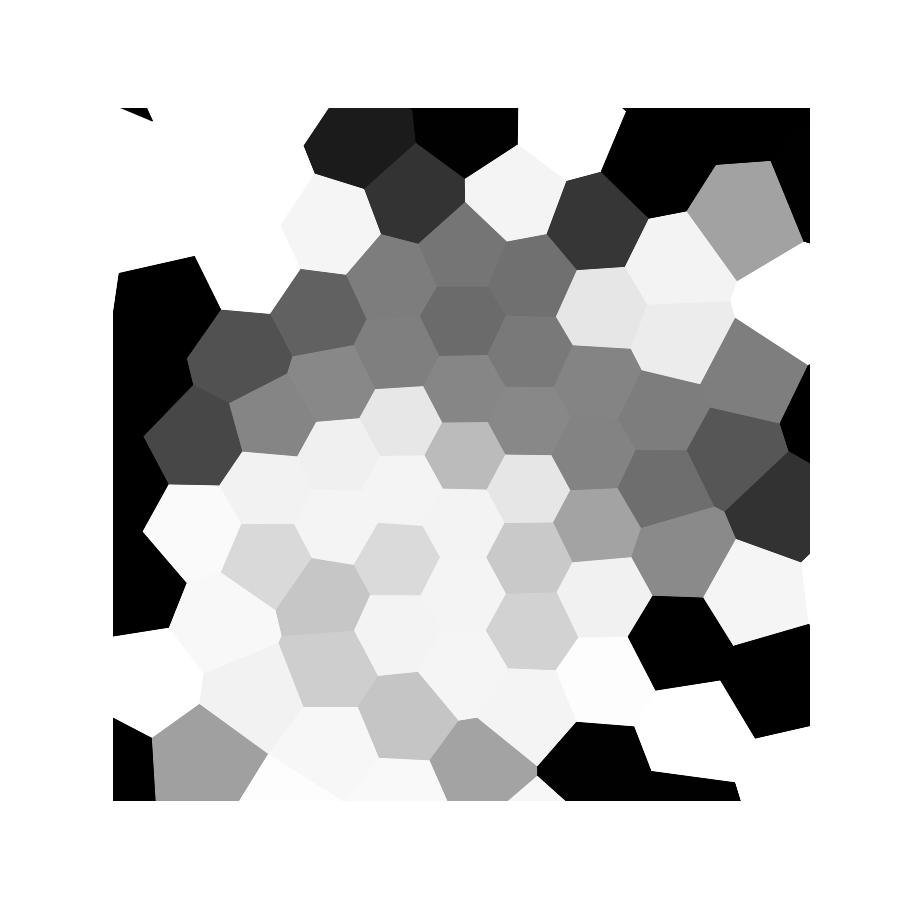
%> input picture QuantitativeImageAnalysis/TuringPatterns/fig_final_Vmem_2D_2square.png, 900 x 900 px
$ octave imagecropping.m   (GNU Octave 9; MATLAB toolbox functions it lacks are replaced by stand-ins)
%> lines starting %> are read from the running program, lines starting %| are printed output that depends on the picture; in (x1, y1, x2, y2) boxes, pixels count from 0 and x2, y2 are one past the last pixel; in counts of white or black regions, pixels touching at a corner belong together; the program's own positions count from 1
%steve = imread('fig_final_Vmem_2D_2square.png');
%steve2 = steve(:,:,3);

rgbImage = imread('fig_final_Vmem_2D_2square.png');
%> rgbImage is the input picture: size 900x900x3 uint8; min 0, max 255, mean 198.4
%rgbImage = imread('bGA40_2p2FINcellprofAutoscale.png');
grayImage = min(rgbImage, [], 3); % extracts min value for 3rd array of rgbimage
binaryImage = grayImage < 200;
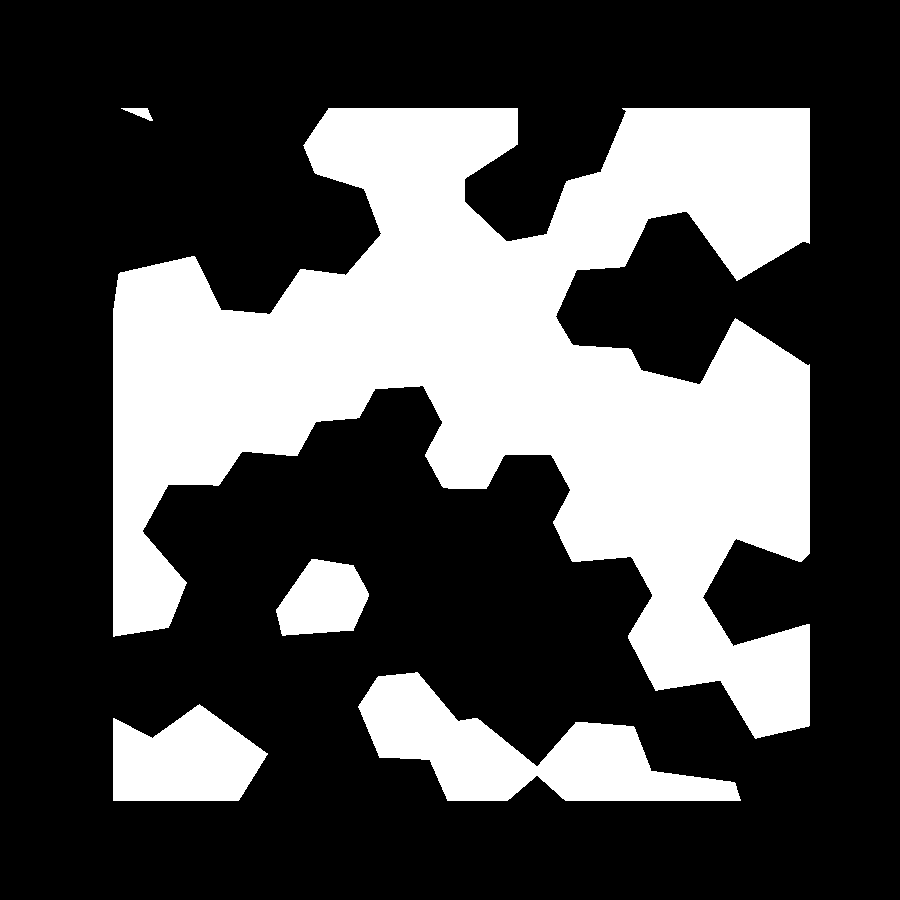
%> binaryImage: size 900x900 logical; 31.1% white; 5 white regions, box (x1, y1, x2, y2) and area: (113, 108, 810, 739) 214154, (358, 672, 741, 801) 21581, (113, 704, 268, 801) 10917, (276, 559, 369, 636) 5186, (121, 108, 153, 121) 200
binaryImage = bwareafilt(binaryImage, 1); % extracts all connected components
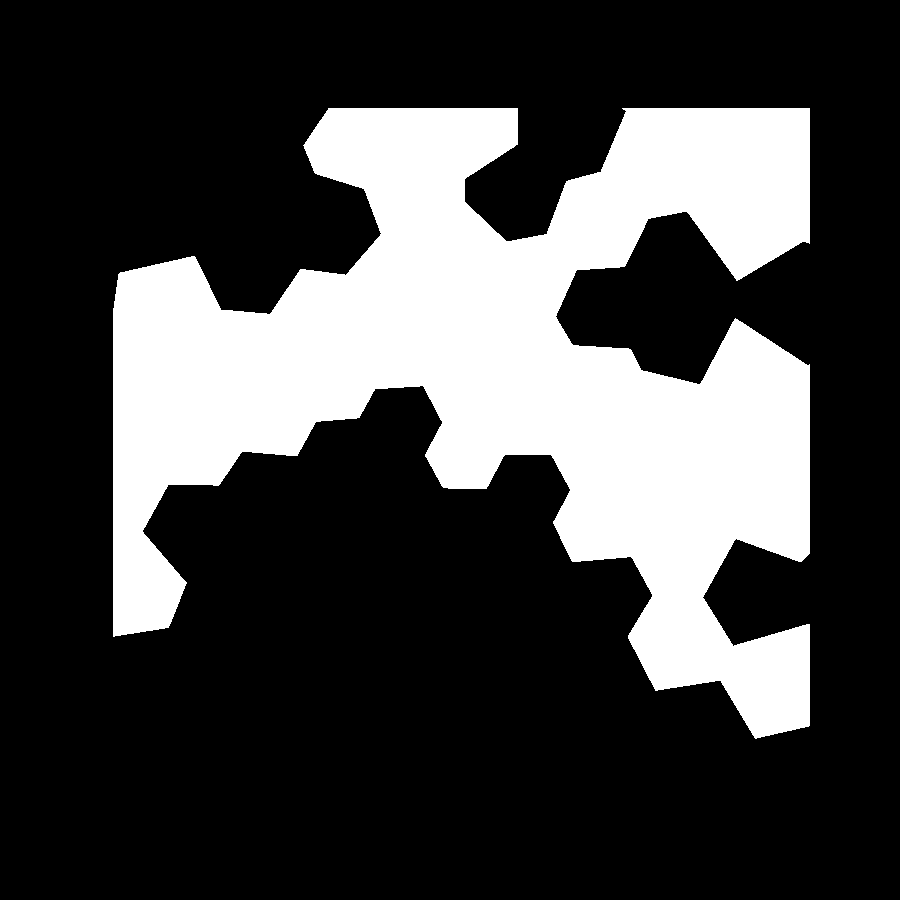
%> binaryImage: size 900x900 logical; 26.4% white; 1 white region, box (x1, y1, x2, y2) and area: (113, 108, 810, 739) 214154
[rows, columns] = find(binaryImage);
%> rows = 214154 values from 109 to 739; columns = 214154 values from 114 to 810
row1 = min(rows);
%> row1 = 109
row2 = max(rows);
%> row2 = 739
col1 = min(columns);
%> col1 = 114
col2 = max(columns);
%> col2 = 810
% Crop
croppedImage = rgbImage(row1:row2, col1:col2, :);
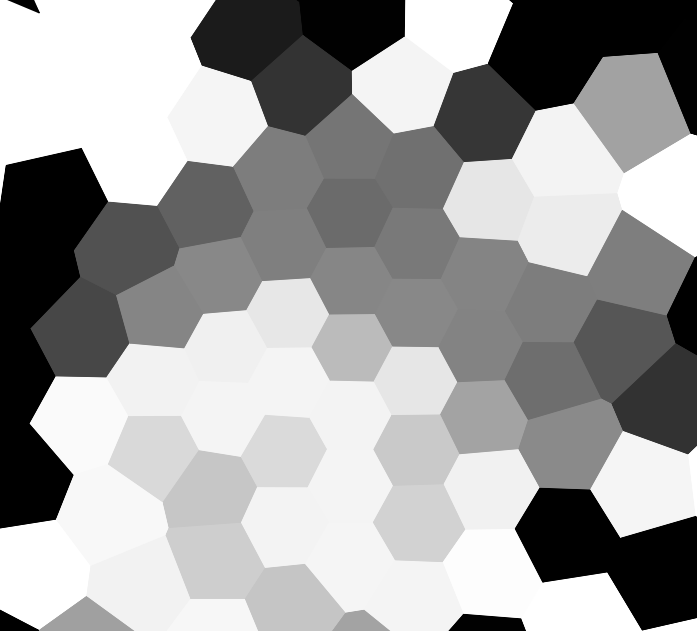
%> croppedImage: size 631x697x3 uint8; min 0, max 255, mean 159.9
imwrite(croppedImage,'Z:/Andre/croppedImagetest.png');

$ run again, with QuantitativeImageAnalysis/TuringPatterns/bGA40_2p2FINcellprofAutoscale.png copied over QuantitativeImageAnalysis/TuringPatterns/fig_final_Vmem_2D_2square.png
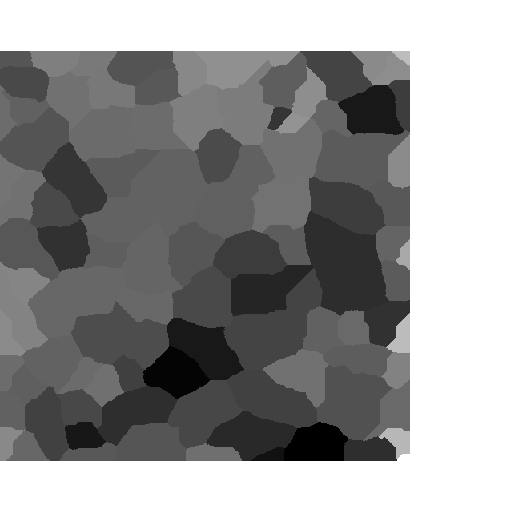
%> input picture QuantitativeImageAnalysis/TuringPatterns/bGA40_2p2FINcellprofAutoscale.png, 512 x 512 px
%> rgbImage is the input picture: size 512x512x3 uint8; min 0, max 255, mean 146.1
%> `binaryImage = grayImage < 200;`:
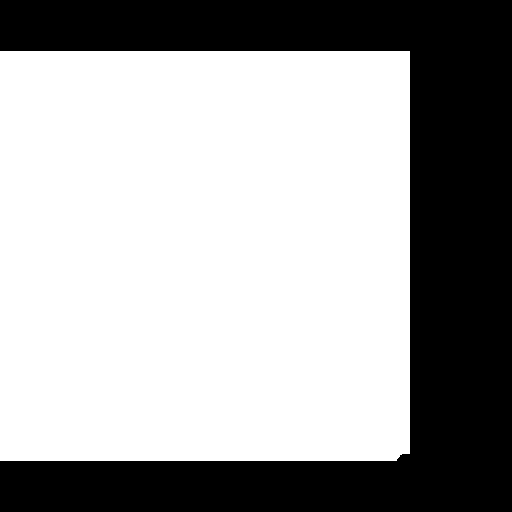
%> binaryImage: size 512x512 logical; 64.1% white; 1 black region, box (x1, y1, x2, y2) and area: (0, 0, 512, 512) 94121
%> rows = 168023 values from 52 to 461; columns = 168023 values from 1 to 410
%> row1 = 52
%> row2 = 461
%> col1 = 1
%> col2 = 410
%> `croppedImage = rgbImage(row1:row2, col1:col2, :);`:
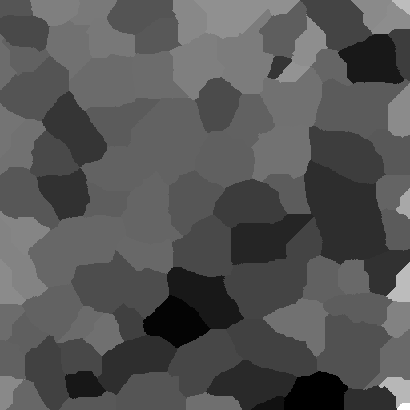
%> croppedImage: size 410x410x3 uint8; min 0, max 255, mean 85.2
